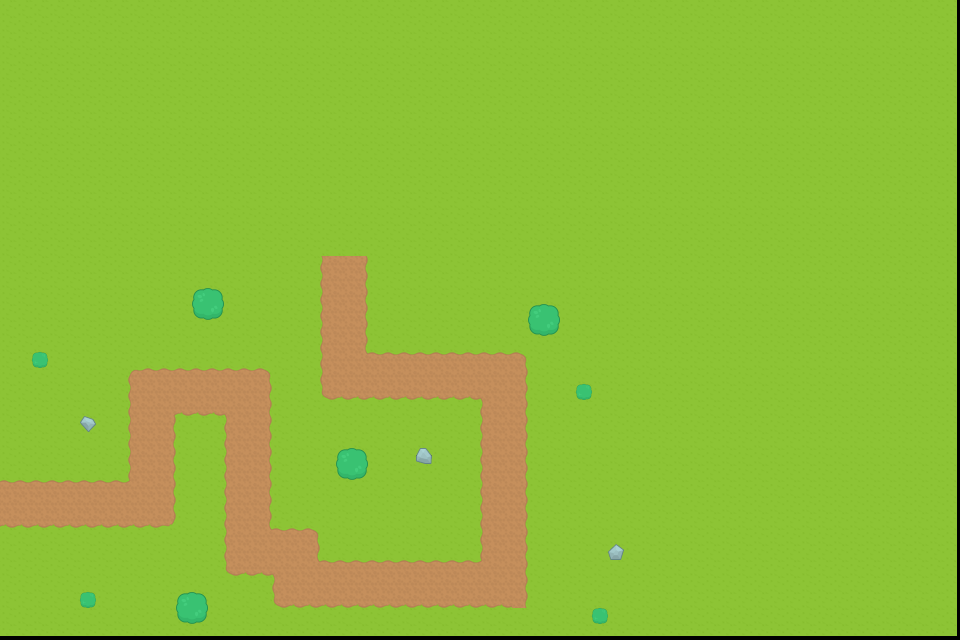

Rendered tile map (Tiled .tmx) drawn with the repository's tilesets; below, a short description and the map source with its tile grids summarised:
An orthogonal 60x40 tile map with 16x16 px tiles, 2 tile layers (Terrain, Objects), 2 tilesets and 12 objects (PathLine).

<map version="1.0" orientation="orthogonal" renderorder="right-down" width="60" height="40" tilewidth="16" tileheight="16" nextobjectid="185">
 <tileset firstgid="1" name="tiles" tilewidth="16" tileheight="16" tilecount="43" columns="0">
  <tile id="0">
   <image width="16" height="16" source="../tiles/1.png" />
  </tile>
  <tile id="1">
   <image width="16" height="16" source="../tiles/2.png" />
  </tile>
  <tile id="2">
   <image width="16" height="16" source="../tiles/3.png" />
  </tile>
  <tile id="3">
   <image width="16" height="16" source="../tiles/4.png" />
  </tile>
  <tile id="4">
   <image width="16" height="16" source="../tiles/5.png" />
  </tile>
  <tile id="5">
   <image width="16" height="16" source="../tiles/6.png" />
  </tile>
  <tile id="6">
   <image width="16" height="16" source="../tiles/7.png" />
  </tile>
  <tile id="7">
   <image width="16" height="16" source="../tiles/8.png" />
  </tile>
  <tile id="8">
   <image width="16" height="16" source="../tiles/9.png" />
  </tile>
  <tile id="9">
   <image width="16" height="16" source="../tiles/10.png" />
  </tile>
  <tile id="10">
   <image width="16" height="16" source="../tiles/11.png" />
  </tile>
  <tile id="11">
   <image width="16" height="16" source="../tiles/12.png" />
  </tile>
  <tile id="12">
   <image width="16" height="16" source="../tiles/13.png" />
  </tile>
  <tile id="13">
   <image width="16" height="16" source="../tiles/14.png" />
  </tile>
  <tile id="14">
   <image width="16" height="16" source="../tiles/15.png" />
  </tile>
  <tile id="15">
   <image width="16" height="16" source="../tiles/16.png" />
  </tile>
  <tile id="16">
   <image width="16" height="16" source="../tiles/17.png" />
  </tile>
  <tile id="17">
   <image width="16" height="16" source="../tiles/18.png" />
  </tile>
  <tile id="18">
   <image width="16" height="16" source="../tiles/19.png" />
  </tile>
  <tile id="19">
   <image width="16" height="16" source="../tiles/20.png" />
  </tile>
  <tile id="20">
   <image width="16" height="16" source="../tiles/21.png" />
  </tile>
  <tile id="21">
   <image width="16" height="16" source="../tiles/22.png" />
  </tile>
  <tile id="22">
   <image width="16" height="16" source="../tiles/23.png" />
  </tile>
  <tile id="23">
   <image width="16" height="16" source="../tiles/24.png" />
  </tile>
  <tile id="24">
   <image width="16" height="16" source="../tiles/25.png" />
  </tile>
  <tile id="25">
   <image width="16" height="16" source="../tiles/26.png" />
  </tile>
  <tile id="26">
   <image width="16" height="16" source="../tiles/27.png" />
  </tile>
  <tile id="27">
   <image width="16" height="16" source="../tiles/28.png" />
  </tile>
  <tile id="28">
   <image width="16" height="16" source="../tiles/29.png" />
  </tile>
  <tile id="29">
   <image width="16" height="16" source="../tiles/30.png" />
  </tile>
  <tile id="30">
   <image width="16" height="16" source="../tiles/31.png" />
  </tile>
  <tile id="31">
   <image width="16" height="16" source="../tiles/32.png" />
  </tile>
  <tile id="32">
   <image width="16" height="16" source="../tiles/33.png" />
  </tile>
  <tile id="33">
   <image width="16" height="16" source="../tiles/34.png" />
  </tile>
  <tile id="34">
   <image width="16" height="16" source="../tiles/35.png" />
  </tile>
  <tile id="35">
   <image width="16" height="16" source="../tiles/36.png" />
  </tile>
  <tile id="36">
   <image width="16" height="16" source="../tiles/37.png" />
  </tile>
  <tile id="37">
   <image width="16" height="16" source="../tiles/38.png" />
  </tile>
  <tile id="38">
   <image width="16" height="16" source="../tiles/39.png" />
  </tile>
  <tile id="39">
   <image width="16" height="16" source="../tiles/40.png" />
  </tile>
  <tile id="40">
   <image width="16" height="16" source="../tiles/41.png" />
  </tile>
  <tile id="41">
   <image width="16" height="16" source="../tiles/42.png" />
  </tile>
  <tile id="42">
   <image width="16" height="16" source="../tiles/43.png" />
  </tile>
 </tileset>
 <tileset firstgid="44" name="objects" tilewidth="32" tileheight="32" tilecount="5" columns="0">
  <tile id="0">
   <image width="32" height="32" source="../tiles/tree_large.png" />
  </tile>
  <tile id="1">
   <image width="16" height="16" source="../tiles/tree_small.png" />
  </tile>
  <tile id="2">
   <image width="16" height="16" source="../tiles/rock1.png" />
  </tile>
  <tile id="3">
   <image width="16" height="16" source="../tiles/rock2.png" />
  </tile>
  <tile id="4">
   <image width="16" height="16" source="../tiles/rock3.png" />
  </tile>
 </tileset>
 <layer name="Terrain" width="60" height="40" offsetx="-3.66667" offsety="-4.66667">
  <data>[2400 cells, 2400 non-empty, 1 distinct tile ids]</data>
 </layer>
 <layer name="Objects" width="60" height="40">
  <data>[2400 cells, 254 non-empty, 18 distinct tile ids]</data>
 </layer>
 <objectgroup name="Path">
  <object id="184" name="PathLine" x="2" y="504">
   <polyline points="0,0 150,0 151,-113 246,-112 245,49 294,49 295,81 502,80 501,-129 340,-127 342,-233" />
  </object>
 </objectgroup>
 <objectgroup name="PathBoundary">
  <object id="168" x="1" y="482.5" width="170" height="41" />
  <object id="170" x="131.5" y="374" width="40" height="150" />
  <object id="172" x="133" y="372.5" width="134" height="39.5" />
  <object id="174" x="226" y="373.333" width="42" height="196.667" />
  <object id="175" x="228" y="530.667" width="86.6667" height="40" />
  <object id="176" x="276" y="532.667" width="38" height="69.3333" />
  <object id="177" x="277.333" y="563.333" width="247.333" height="40" />
  <object id="178" x="482" y="357.333" width="42.6667" height="244.667" />
  <object id="180" x="323.333" y="354.667" width="196" height="40.6667" />
  <object id="183" x="324" y="258.667" width="38.6667" height="126" />
 </objectgroup>
 <objectgroup name="MapBoundary">
  <object id="119" x="0" y="272">
   <polyline points="0,0 639,0 640,368" />
  </object>
 </objectgroup>
</map>
